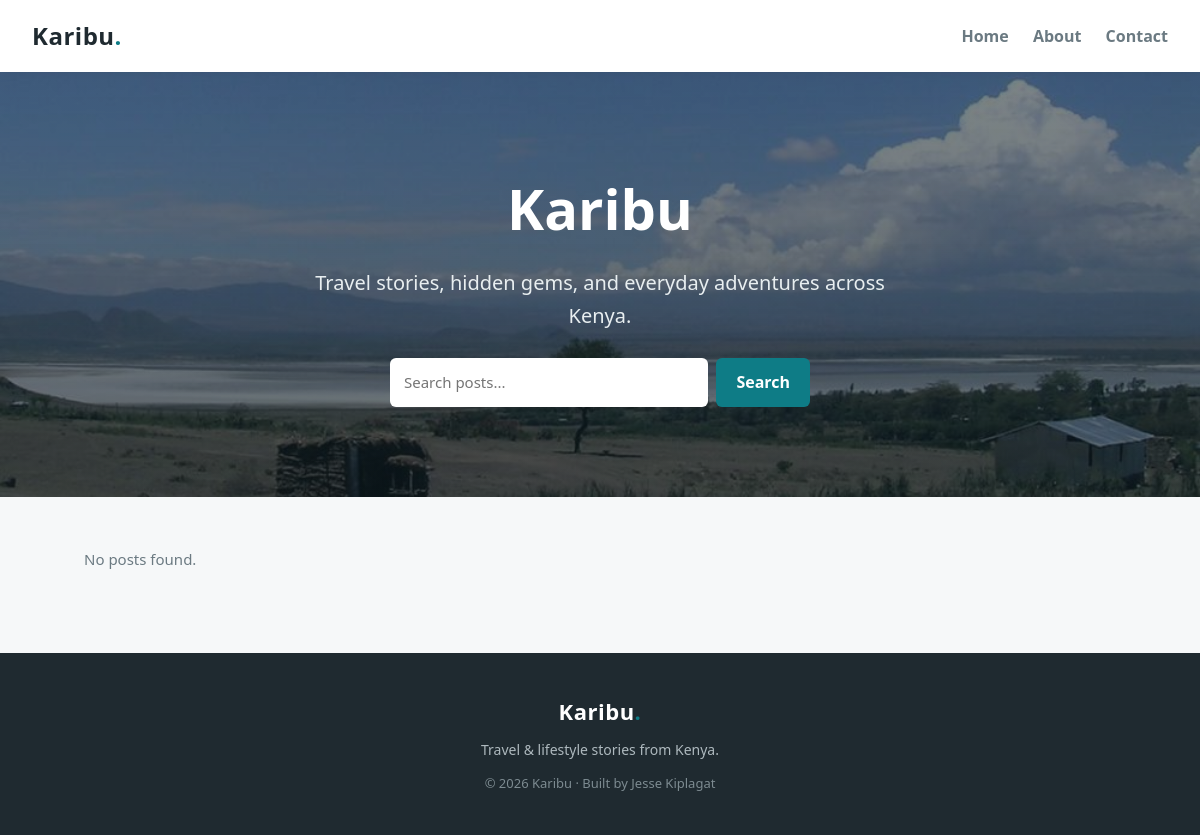
The page /index.php?page=2 on the database as committed earlier.
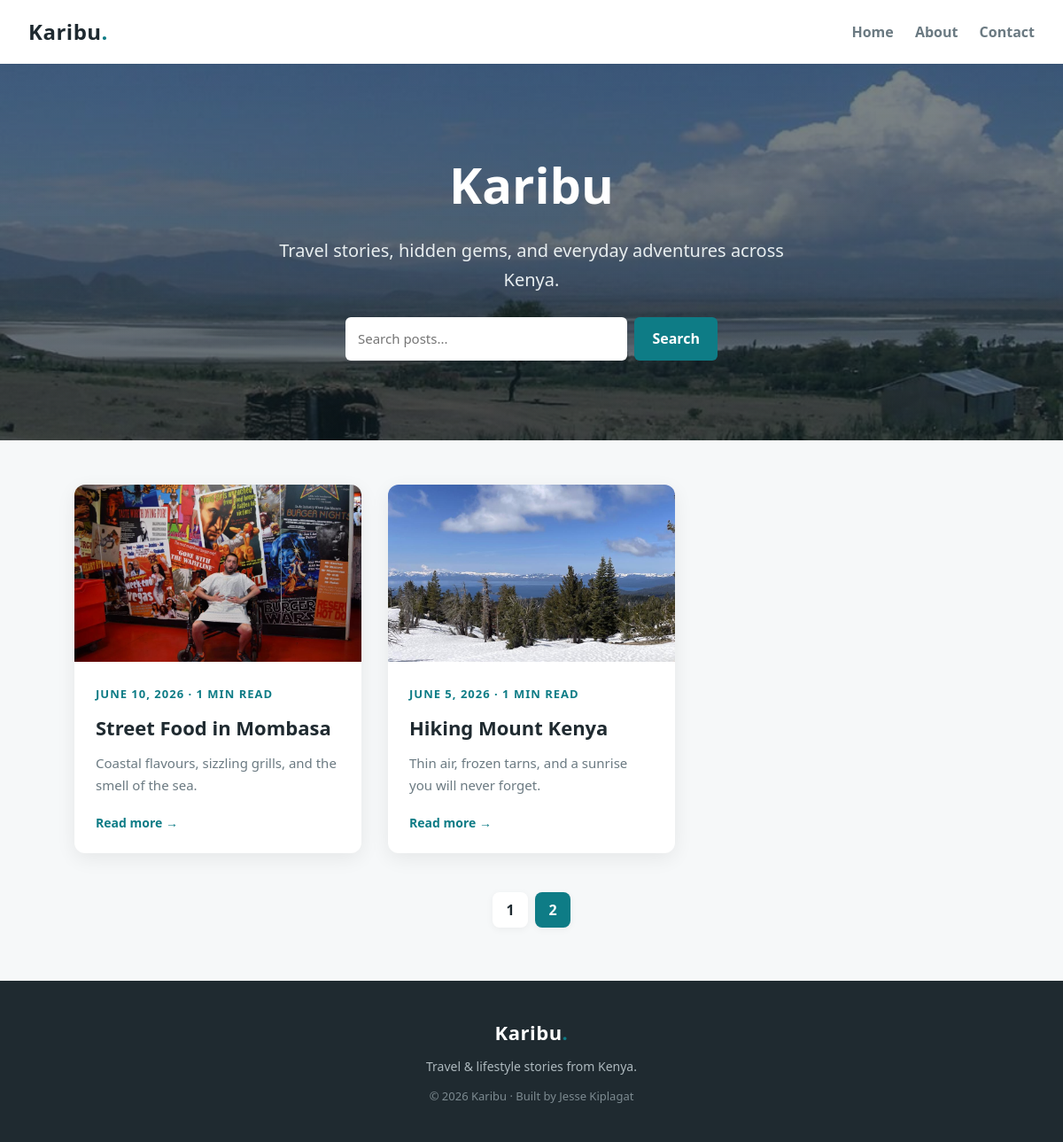
The same page on the database as committed later.
### tables this page shows
CREATE TABLE IF NOT EXISTS posts (
  id INT AUTO_INCREMENT PRIMARY KEY,
  title VARCHAR(200) NOT NULL,
  slug VARCHAR(220) NOT NULL,
  excerpt VARCHAR(300) NOT NULL,
  body TEXT NOT NULL,
  image VARCHAR(120) NOT NULL,
  created_at DATETIME NOT NULL DEFAULT CURRENT_TIMESTAMP
);

### includes/functions.php (called while the page is built, shortened)
<?php
function reading_time($text)
{
    $words = str_word_count(strip_tags($text));
    $minutes = max(1, (int) ceil($words / 200));
    return $minutes . ' min read';
}

### index.php (the view, shortened to what this page needs)
<?php
require __DIR__ . '/includes/db.php';
require __DIR__ . '/includes/functions.php';
$q = trim($_GET['q'] ?? '');
$perPage = 4;
$page = max(1, (int) ($_GET['page'] ?? 1));
$offset = ($page - 1) * $perPage;
if ($q !== '') {
    $like = '%' . $q . '%';
    $countStmt = $pdo->prepare('SELECT COUNT(*) FROM posts WHERE title LIKE ? OR excerpt LIKE ? OR body LIKE ?');
    $countStmt->execute([$like, $like, $like]);
    $total = (int) $countStmt->fetchColumn();
    $stmt = $pdo->prepare('SELECT * FROM posts WHERE title LIKE ? OR excerpt LIKE ? OR body LIKE ? ORDER BY created_at DESC LIMIT ? OFFSET ?');
    $stmt->bindValue(1, $like);
    $stmt->bindValue(2, $like);
    $stmt->bindValue(3, $like);
    $stmt->bindValue(4, $perPage, PDO::PARAM_INT);
    $stmt->bindValue(5, $offset, PDO::PARAM_INT);
    $stmt->execute();
    $posts = $stmt->fetchAll();
} else {
    $total = (int) $pdo->query('SELECT COUNT(*) FROM posts')->fetchColumn();
    $stmt = $pdo->prepare('SELECT * FROM posts ORDER BY created_at DESC LIMIT ? OFFSET ?');
    $stmt->bindValue(1, $perPage, PDO::PARAM_INT);
    $stmt->bindValue(2, $offset, PDO::PARAM_INT);
    $stmt->execute();
    $posts = $stmt->fetchAll();
}
$totalPages = max(1, (int) ceil($total / $perPage));
require __DIR__ . '/includes/header.php';
?>
  <section class="hero">
    <div class="hero-inner">
      <h1>Karibu</h1>
      <p>Travel stories, hidden gems, and everyday adventures across Kenya.</p>
      <form class="search" method="get" action="index.php">
        <input type="text" name="q" value="<?= htmlspecialchars($q) ?>" placeholder="Search posts...">
        <button type="submit">Search</button>
      </form>
    </div>
  </section>
  <main class="posts-wrap">
    <?php if (!$posts): ?>
      <p class="results-info">No posts found.</p>
    <?php endif; ?>
    <div class="posts">
      <?php foreach ($posts as $post): ?>
        <article class="post-card">
          <a href="post.php?id=<?= (int) $post['id'] ?>">
            <img src="images/<?= htmlspecialchars($post['image']) ?>" alt="<?= htmlspecialchars($post['title']) ?>">
          </a>
          <div class="post-card-body">
            <span class="date"><?= date('F j, Y', strtotime($post['created_at'])) ?> · <?= reading_time($post['body']) ?></span>
            <h2><a href="post.php?id=<?= (int) $post['id'] ?>"><?= htmlspecialchars($post['title']) ?></a></h2>
            <p><?= htmlspecialchars($post['excerpt']) ?></p>
            <a class="read-more" href="post.php?id=<?= (int) $post['id'] ?>">Read more →</a>
          </div>
        </article>
      <?php endforeach; ?>
    </div>
    <?php if ($totalPages > 1): ?>
      <nav class="pagination">
        <?php for ($i = 1; $i <= $totalPages; $i++): ?>
          <?php $qs = 'page=' . $i . ($q !== '' ? '&q=' . urlencode($q) : ''); ?>
          <a href="index.php?<?= $qs ?>" class="<?= $i === $page ? 'active' : '' ?>"><?= $i ?></a>
        <?php endfor; ?>
      </nav>
    <?php endif; ?>
  </main>
<?php require __DIR__ . '/includes/footer.php'; ?>

### includes/header.php (shortened to what this page needs)
<!DOCTYPE html>
<html lang="en">
<head>
  <link rel="stylesheet" href="style.css">
</head>
<body>
  <header class="site-header">
    <a href="index.php" class="brand">Karibu<span>.</span></a>
    <nav>
      <a href="index.php">Home</a>
      <a href="about.php">About</a>
      <a href="contact.php">Contact</a>
    </nav>
  </header>

### includes/footer.php
  <footer class="site-footer">
    <div class="footer-inner">
      <span class="brand">Karibu<span>.</span></span>
      <p>Travel &amp; lifestyle stories from Kenya.</p>
      <small>&copy; 2026 Karibu · Built by Jesse Kiplagat</small>
    </div>
  </footer>
</body>
</html>

### style.css (style rules this page uses)
:root { --accent: #0e7c86; --accent-dark: #0a5c63; --ink: #1f2a30; --muted: #6b7a82; --bg: #f6f8f9; }
* { margin: 0; padding: 0; box-sizing: border-box; }
body { font-family: 'Segoe UI', system-ui, Tahoma, sans-serif; color: var(--ink); background: var(--bg); line-height: 1.65; }
img { display: block; max-width: 100%; }
.site-header { position: sticky; top: 0; z-index: 100; background: #fff; display: flex; justify-content: space-between; align-items: center; padding: 16px 32px; box-shadow: 0 1px 10px rgba(0,0,0,0.06); }
.brand { font-size: 24px; font-weight: 800; text-decoration: none; color: var(--ink); letter-spacing: 0.5px; }
.brand span { color: var(--accent); }
.site-header nav a { text-decoration: none; color: var(--muted); font-weight: 600; margin-left: 20px; }
.hero { background: linear-gradient(rgba(15,30,35,0.55), rgba(15,30,35,0.65)), url('images/hero.jpg') center / cover no-repeat, var(--accent-dark); color: #fff; text-align: center; padding: 90px 20px; }
.hero-inner h1 { font-size: clamp(34px, 6vw, 56px); margin-bottom: 12px; }
.hero-inner p { font-size: clamp(16px, 2.5vw, 20px); max-width: 600px; margin: 0 auto; color: #e8eef0; }
.search { display: flex; gap: 8px; max-width: 420px; margin: 26px auto 0; }
.search input { flex: 1; padding: 12px 14px; border: none; border-radius: 6px; font: inherit; font-size: 15px; }
.search button { border: none; background: var(--accent); color: #fff; padding: 0 20px; border-radius: 6px; font: inherit; font-weight: 600; cursor: pointer; }
.posts-wrap { max-width: 1080px; margin: 50px auto; padding: 0 24px; }
.posts { display: grid; grid-template-columns: repeat(auto-fill, minmax(300px, 1fr)); gap: 30px; }
.pagination { display: flex; justify-content: center; gap: 8px; margin: 44px 0 10px; }
.pagination a { display: inline-flex; align-items: center; justify-content: center; min-width: 40px; height: 40px; padding: 0 12px; border-radius: 8px; background: #fff; color: var(--ink); text-decoration: none; font-weight: 600; box-shadow: 0 2px 8px rgba(0,0,0,0.05); }
.pagination a.active { background: var(--accent); color: #fff; }
.post-card { background: #fff; border-radius: 12px; overflow: hidden; box-shadow: 0 6px 22px rgba(0,0,0,0.07); transition: transform 0.25s, box-shadow 0.25s; }
.post-card img { width: 100%; height: 200px; object-fit: cover; }
.post-card-body { padding: 22px 24px; }
.date { color: var(--accent); font-size: 13px; font-weight: 700; text-transform: uppercase; letter-spacing: 1px; }
.post-card-body h2 { font-size: 22px; margin: 8px 0 10px; }
.post-card-body h2 a { text-decoration: none; color: var(--ink); }
.post-card-body p { color: var(--muted); font-size: 15px; margin-bottom: 16px; }
.read-more { text-decoration: none; color: var(--accent); font-weight: 700; font-size: 14px; }
.site-footer { background: var(--ink); color: #aeb9be; text-align: center; padding: 40px 20px; margin-top: 60px; }
.site-footer .brand { color: #fff; font-size: 22px; }
.footer-inner p { margin: 8px 0; font-size: 14px; }
.footer-inner small { font-size: 13px; color: #7d8b91; }
.results-info { color: var(--muted); margin-bottom: 22px; font-size: 15px; }

Rows that differ between the two databases and show on the page:
added posts: image (picture), created_at "JUNE 10, 2026", body "1 MIN READ", title "Street Food in Mombasa", excerpt "Coastal flavours, sizzling grills, and the smell of the sea."
added posts: image (picture), created_at "JUNE 5, 2026", body "1 MIN READ", title "Hiking Mount Kenya", excerpt "Thin air, frozen tarns, and a sunrise you will never forget."
Other text that changed with them:
new list line: "1"
new list line: "2"
text no longer shown: "No posts found."
